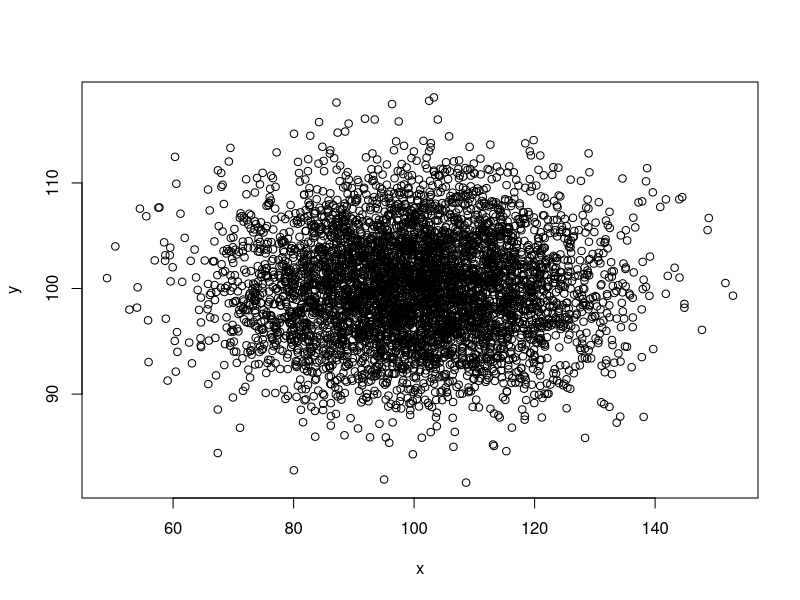
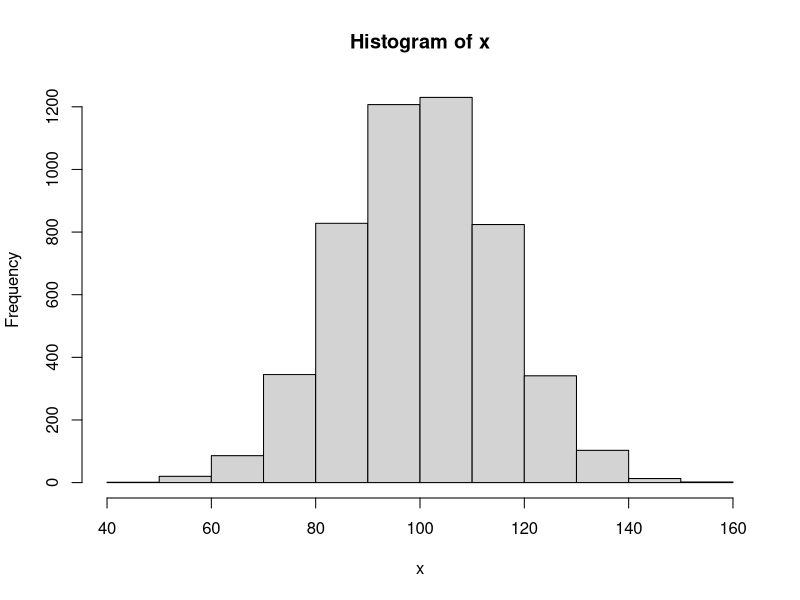
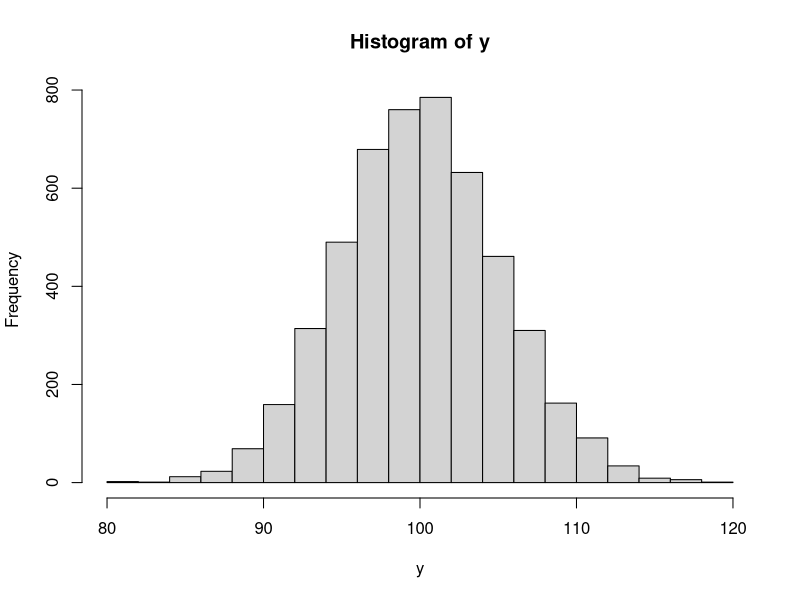
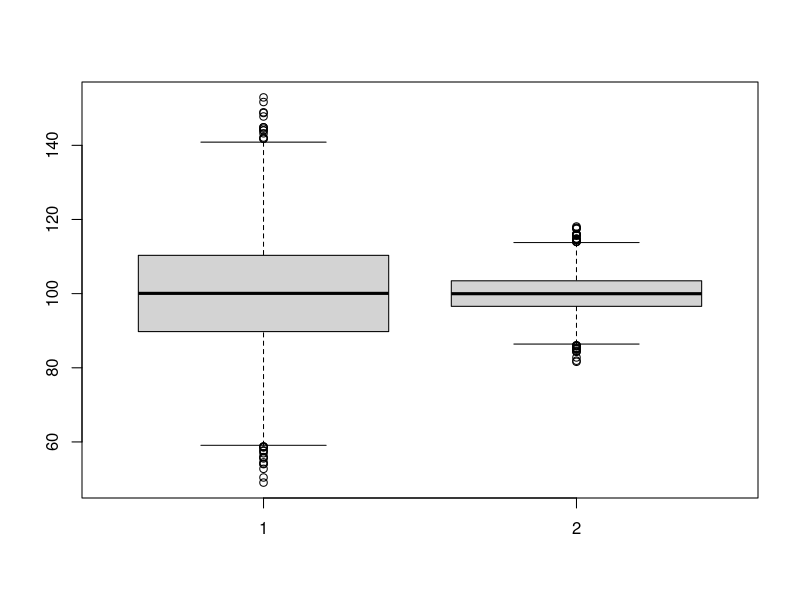
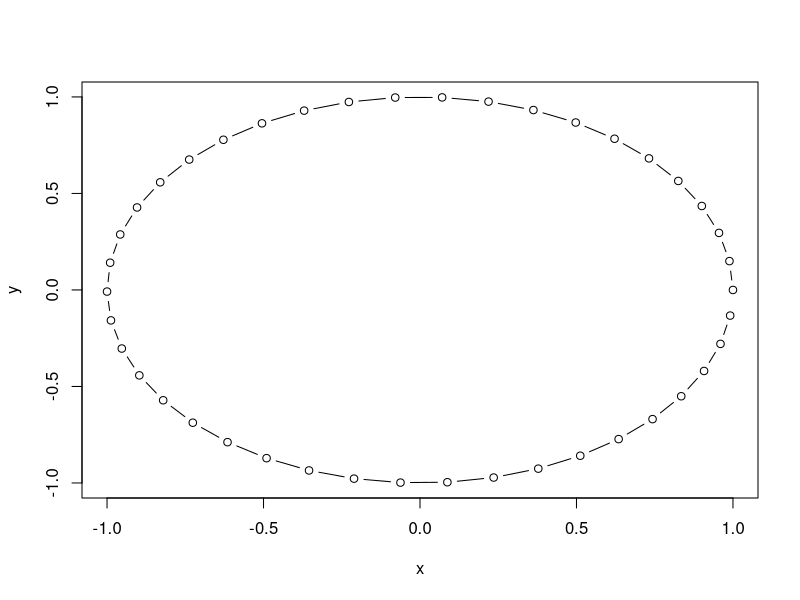

Generate these figures, in order, with R:
##################################################
## Data Types
##################################################

## All R objects have a class

shoe_color = "brown"
class(shoe_color)

shoe_size = 5
class(shoe_size)

today = Sys.Date()
today
class(today)

## What happens if you add an integer to a date?

today + 1

#############################################
## VECTORS
#############################################

# Let's make some vectors!

a = 1:10
a

b = 21:30
b

e = c(100, 500)
e

# What happens if there isn't enough room on the console?

f = 20:150
f

## What does head() do?

head(f)

# How many elements in a vector?

length(f)

#############################################
## VECTOR ARITHMETIC
#############################################

a + 50

a + b

a ^ 2

b / 2

# What happens when you add two vectors of different length?

a
e
a + e

# Character vectors

flv = c("vanilla", "chocolate", "strawberry", "lemon", "butter pecan")
flv

#############################################
## SUMMARY STATS
#############################################

g = rnorm(500)

mean(g)

sd(g)

quantile(g)

#############################################
## ARE LOGICAL EXPRESSIONS VECTORIZED?
#############################################

my_nums = sample(1:10, 50, replace = TRUE)
my_nums

my_nums > 5

my_nums == 5

# How many numbers are less than or equal to 3?

my_nums <= 3

## Saving the results of Logical tests 

small_num_yn = (my_nums <= 3)
small_num_yn

## For discrete values, you can use a frequency table

my_months = sample(month.abb, 50, replace = TRUE)
my_months

table(my_months)

#############################################
## SUBSETTING VECTORS
#############################################

var = 1:10

var

## Get the 5th element

var[5]

## Redefine the 5th element

var[5] <- 555
var

## Get the 5th through 7th elements

var[5:7]

## Get the 7th thru 5th elements

var[7:5]

## You can also pass logical values

pick_me = c(T, T, F, F, F, T, F, T, F, T)
var[pick_me]

## Or better still, an expression that returns logical values

big_num = (var >= 8)
big_num

var[big_num]

## More compactly:

var[ var >= 8 ]

## Return elements of var that are divisible by 3:

var[var %% 3 == 0]

#############################################
## BASIC PLOTTING
#############################################

# Create vectors x and y

x = rnorm(n = 5000, mean = 100, sd = 15)
y = rnorm(n = 5000, mean = 100, sd = 5)

# Start with a scatter plot:

plot(x, y)

# Histogram shows the spread of your data:

hist(x)
hist(y)

# boxplot() accepts multiple vectors so you can compare the distributions side-by-side

boxplot(x, y)

# Let's make a circle!

theta = seq(from = 0, to = 2 * pi, by = 0.15)
x = cos(theta)
y = sin(theta)
plot(x, y, type = "b")

